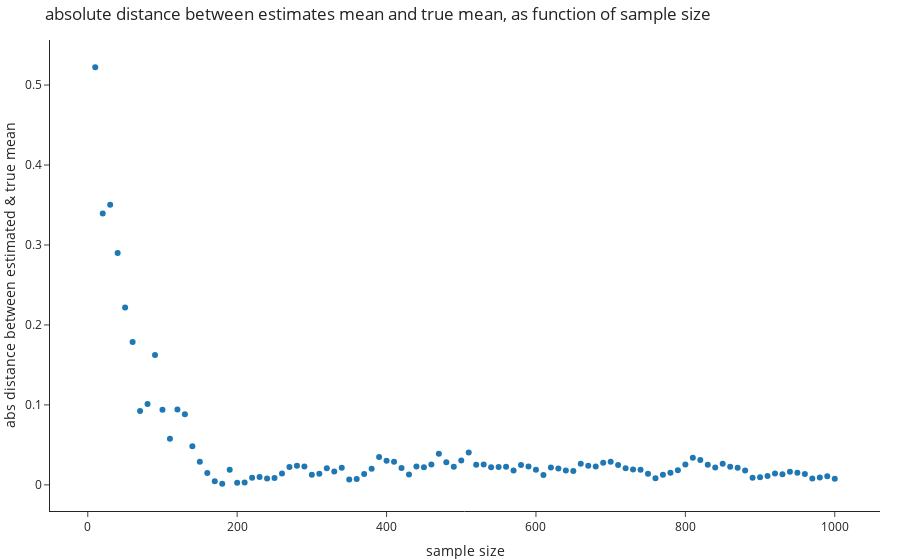

The cell this chart's notebook holds for it:
### Code cell
sizes = np.arange(1, 101) * 10
expectations = np.empty_like(sizes, dtype=np.float32)

for i, size in enumerate(sizes):
    ug = ge.UnivariateGaussian()
    ug.fit(X[:size])
    expectations[i] = ug.mu_
    
abs_distance = np.abs(expectations - underlying_mean)
title = "absolute distance between estimates mean and true mean, as function of sample size (showing consistency)"
figure = px.scatter(x=sizes, y=abs_distance, labels={"x": "sample size", "y": "abs distance between estimated & true mean"}, title=title)
figure.show()

### Figure 1 — Plotly figure (JSON) as saved in the notebook; plotly's stock layout.template omitted (floating-point values rounded to 4 significant figures)
{"data": [{"hovertemplate": "sample size=%{x}<br>abs distance between estimated & true mean=%{y}<extra></extra>", "legendgroup": "", "marker": {"color": "#1F77B4", "symbol": "circle"}, "mode": "markers", "name": "", "orientation": "v", "showlegend": false, "type": "scatter", "x": [10, 20, 30, 40, 50, 60, 70, 80, 90, 100, 110, 120, 130, 140, 150, 160, 170, 180, 190, 200, 210, 220, 230, 240, 250, 260, 270, 280, 290, 300, 310, 320, 330, 340, 350, 360, 370, 380, 390, 400, 410, 420, 430, 440, 450, 460, 470, 480, 490, 500, 510, 520, 530, 540, 550, 560, 570, 580, 590, 600, 610, 620, 630, 640, 650, 660, 670, 680, 690, 700, 710, 720, 730, 740, 750, 760, 770, 780, 790, 800, 810, 820, 830, 840, 850, 860, 870, 880, 890, 900, 910, 920, 930, 940, 950, 960, 970, 980, 990, 1000], "xaxis": "x", "y": [0.5222, 0.3393, 0.3503, 0.2899, 0.2218, 0.1786, 0.09228, 0.1012, 0.1625, 0.09392, 0.05757, 0.09427, 0.08834, 0.04832, 0.02901, 0.01477, 0.004415, 0.001458, 0.01891, 0.002543, 0.003033, 0.008785, 0.009916, 0.008079, 0.008739, 0.01431, 0.02249, 0.024, 0.02294, 0.0125, 0.01399, 0.02086, 0.01662, 0.02131, 0.006686, 0.007356, 0.01357, 0.02009, 0.03478, 0.03012, 0.02904, 0.02102, 0.01287, 0.02292, 0.02218, 0.02541, 0.03907, 0.02838, 0.02259, 0.03044, 0.04036, 0.02515, 0.02536, 0.02216, 0.0224, 0.02257, 0.01809, 0.02481, 0.02296, 0.0189, 0.01219, 0.02177, 0.02041, 0.01792, 0.01743, 0.02652, 0.02404, 0.02289, 0.02765, 0.02883, 0.02477, 0.02081, 0.01922, 0.01901, 0.01392, 0.00826, 0.01263, 0.01518, 0.0182, 0.02542, 0.03395, 0.03113, 0.02524, 0.02181, 0.02626, 0.02264, 0.02152, 0.01812, 0.008809, 0.00944, 0.01111, 0.01414, 0.01329, 0.01642, 0.015, 0.0136, 0.00784, 0.009149, 0.01077, 0.007527], "yaxis": "y"}], "layout": {"legend": {"tracegroupgap": 0}, "title": {"text": "absolute distance between estimates mean and true mean, as function of sample size"}, "xaxis": {"anchor": "y", "domain": [0, 1], "title": {"text": "sample size"}}, "yaxis": {"anchor": "x", "domain": [0, 1], "title": {"text": "abs distance between estimated & true mean"}}}}
